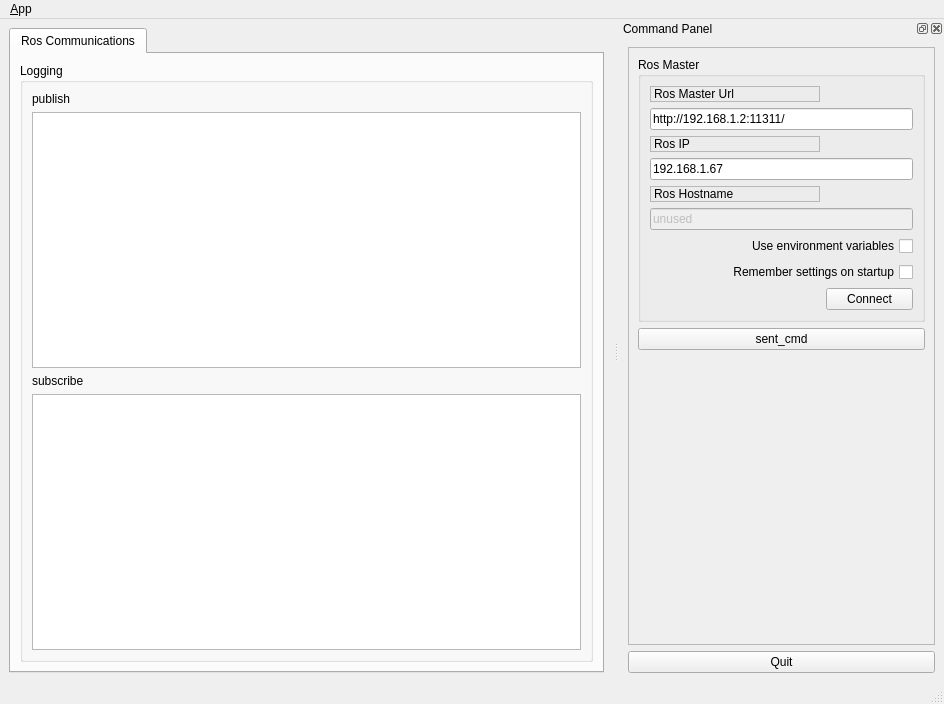
<?xml version="1.0" encoding="UTF-8"?>
<ui version="4.0">
 <class>MainWindowDesign</class>
 <widget class="QMainWindow" name="MainWindowDesign">
  <property name="geometry">
   <rect>
    <x>0</x>
    <y>0</y>
    <width>944</width>
    <height>704</height>
   </rect>
  </property>
  <property name="windowTitle">
   <string>QRosApp</string>
  </property>
  <property name="windowIcon">
   <iconset resource="../../msg/resources/images.qrc">
    <normaloff>:/images/icon.png</normaloff>:/images/icon.png</iconset>
  </property>
  <property name="locale">
   <locale language="English" country="Australia"/>
  </property>
  <widget class="QWidget" name="centralwidget">
   <layout class="QHBoxLayout">
    <item>
     <widget class="QTabWidget" name="tab_manager">
      <property name="minimumSize">
       <size>
        <width>100</width>
        <height>0</height>
       </size>
      </property>
      <property name="locale">
       <locale language="English" country="Australia"/>
      </property>
      <property name="currentIndex">
       <number>0</number>
      </property>
      <widget class="QWidget" name="tab_status">
       <attribute name="title">
        <string>Ros Communications</string>
       </attribute>
       <layout class="QVBoxLayout" name="verticalLayout_2">
        <item>
         <widget class="QGroupBox" name="groupBox_12">
          <property name="sizePolicy">
           <sizepolicy hsizetype="MinimumExpanding" vsizetype="Preferred">
            <horstretch>0</horstretch>
            <verstretch>0</verstretch>
           </sizepolicy>
          </property>
          <property name="title">
           <string>Logging</string>
          </property>
          <layout class="QGridLayout" name="gridLayout_3">
           <item row="2" column="0">
            <widget class="QLabel" name="label_5">
             <property name="text">
              <string>subscribe</string>
             </property>
            </widget>
           </item>
           <item row="1" column="0">
            <widget class="QListView" name="view_logging"/>
           </item>
           <item row="0" column="0">
            <widget class="QLabel" name="label_4">
             <property name="text">
              <string>publish</string>
             </property>
            </widget>
           </item>
           <item row="3" column="0">
            <widget class="QListView" name="view_logging_sub"/>
           </item>
          </layout>
         </widget>
        </item>
       </layout>
      </widget>
     </widget>
    </item>
   </layout>
  </widget>
  <widget class="QMenuBar" name="menubar">
   <property name="geometry">
    <rect>
     <x>0</x>
     <y>0</y>
     <width>944</width>
     <height>19</height>
    </rect>
   </property>
   <widget class="QMenu" name="menu_File">
    <property name="title">
     <string>&amp;App</string>
    </property>
    <addaction name="action_Preferences"/>
    <addaction name="separator"/>
    <addaction name="actionAbout"/>
    <addaction name="actionAbout_Qt"/>
    <addaction name="separator"/>
    <addaction name="action_Quit"/>
   </widget>
   <addaction name="menu_File"/>
  </widget>
  <widget class="QStatusBar" name="statusbar"/>
  <widget class="QDockWidget" name="dock_status">
   <property name="sizePolicy">
    <sizepolicy hsizetype="Minimum" vsizetype="Preferred">
     <horstretch>0</horstretch>
     <verstretch>0</verstretch>
    </sizepolicy>
   </property>
   <property name="minimumSize">
    <size>
     <width>325</width>
     <height>384</height>
    </size>
   </property>
   <property name="allowedAreas">
    <set>Qt::RightDockWidgetArea</set>
   </property>
   <property name="windowTitle">
    <string>Command Panel</string>
   </property>
   <attribute name="dockWidgetArea">
    <number>2</number>
   </attribute>
   <widget class="QWidget" name="dockWidgetContents_2">
    <layout class="QVBoxLayout" name="verticalLayout">
     <item>
      <widget class="QFrame" name="frame">
       <property name="sizePolicy">
        <sizepolicy hsizetype="Minimum" vsizetype="Preferred">
         <horstretch>0</horstretch>
         <verstretch>0</verstretch>
        </sizepolicy>
       </property>
       <property name="frameShape">
        <enum>QFrame::StyledPanel</enum>
       </property>
       <property name="frameShadow">
        <enum>QFrame::Raised</enum>
       </property>
       <layout class="QVBoxLayout" name="verticalLayout_3">
        <item>
         <widget class="QGroupBox" name="groupBox">
          <property name="title">
           <string>Ros Master</string>
          </property>
          <layout class="QGridLayout" name="gridLayout">
           <item row="0" column="0">
            <widget class="QLabel" name="label">
             <property name="frameShape">
              <enum>QFrame::StyledPanel</enum>
             </property>
             <property name="frameShadow">
              <enum>QFrame::Raised</enum>
             </property>
             <property name="text">
              <string>Ros Master Url</string>
             </property>
            </widget>
           </item>
           <item row="1" column="0" colspan="2">
            <widget class="QLineEdit" name="line_edit_master">
             <property name="text">
              <string>http://192.168.1.2:11311/</string>
             </property>
            </widget>
           </item>
           <item row="2" column="0">
            <widget class="QLabel" name="label_2">
             <property name="frameShape">
              <enum>QFrame::StyledPanel</enum>
             </property>
             <property name="frameShadow">
              <enum>QFrame::Raised</enum>
             </property>
             <property name="text">
              <string>Ros IP</string>
             </property>
            </widget>
           </item>
           <item row="3" column="0" colspan="2">
            <widget class="QLineEdit" name="line_edit_host">
             <property name="text">
              <string>192.168.1.67</string>
             </property>
            </widget>
           </item>
           <item row="4" column="0">
            <widget class="QLabel" name="label_3">
             <property name="frameShape">
              <enum>QFrame::StyledPanel</enum>
             </property>
             <property name="frameShadow">
              <enum>QFrame::Raised</enum>
             </property>
             <property name="text">
              <string>Ros Hostname</string>
             </property>
            </widget>
           </item>
           <item row="5" column="0" colspan="2">
            <widget class="QLineEdit" name="line_edit_topic">
             <property name="enabled">
              <bool>false</bool>
             </property>
             <property name="text">
              <string>unused</string>
             </property>
            </widget>
           </item>
           <item row="6" column="0" colspan="2">
            <widget class="QCheckBox" name="checkbox_use_environment">
             <property name="layoutDirection">
              <enum>Qt::RightToLeft</enum>
             </property>
             <property name="text">
              <string>Use environment variables</string>
             </property>
            </widget>
           </item>
           <item row="7" column="0" colspan="2">
            <widget class="QCheckBox" name="checkbox_remember_settings">
             <property name="layoutDirection">
              <enum>Qt::RightToLeft</enum>
             </property>
             <property name="text">
              <string>Remember settings on startup</string>
             </property>
            </widget>
           </item>
           <item row="8" column="0">
            <spacer name="horizontalSpacer">
             <property name="orientation">
              <enum>Qt::Horizontal</enum>
             </property>
             <property name="sizeHint" stdset="0">
              <size>
               <width>170</width>
               <height>21</height>
              </size>
             </property>
            </spacer>
           </item>
           <item row="8" column="1">
            <widget class="QPushButton" name="button_connect">
             <property name="enabled">
              <bool>true</bool>
             </property>
             <property name="sizePolicy">
              <sizepolicy hsizetype="MinimumExpanding" vsizetype="Fixed">
               <horstretch>0</horstretch>
               <verstretch>0</verstretch>
              </sizepolicy>
             </property>
             <property name="toolTip">
              <string>Set the target to the current joint trajectory state.</string>
             </property>
             <property name="statusTip">
              <string>Clear all waypoints and set the target to the current joint trajectory state.</string>
             </property>
             <property name="text">
              <string>Connect</string>
             </property>
            </widget>
           </item>
          </layout>
         </widget>
        </item>
        <item>
         <widget class="QPushButton" name="sent_cmd">
          <property name="text">
           <string>sent_cmd</string>
          </property>
         </widget>
        </item>
        <item>
         <spacer name="verticalSpacer_3">
          <property name="orientation">
           <enum>Qt::Vertical</enum>
          </property>
          <property name="sizeHint" stdset="0">
           <size>
            <width>20</width>
            <height>233</height>
           </size>
          </property>
         </spacer>
        </item>
       </layout>
      </widget>
     </item>
     <item>
      <widget class="QPushButton" name="quit_button">
       <property name="sizePolicy">
        <sizepolicy hsizetype="MinimumExpanding" vsizetype="Fixed">
         <horstretch>0</horstretch>
         <verstretch>0</verstretch>
        </sizepolicy>
       </property>
       <property name="text">
        <string>Quit</string>
       </property>
      </widget>
     </item>
    </layout>
   </widget>
  </widget>
  <action name="action_Quit">
   <property name="text">
    <string>&amp;Quit</string>
   </property>
   <property name="shortcut">
    <string>Ctrl+Q</string>
   </property>
   <property name="shortcutContext">
    <enum>Qt::ApplicationShortcut</enum>
   </property>
  </action>
  <action name="action_Preferences">
   <property name="text">
    <string>&amp;Preferences</string>
   </property>
  </action>
  <action name="actionAbout">
   <property name="text">
    <string>&amp;About</string>
   </property>
  </action>
  <action name="actionAbout_Qt">
   <property name="text">
    <string>About &amp;Qt</string>
   </property>
  </action>
 </widget>
 <resources>
  <include location="../../msg/resources/images.qrc"/>
 </resources>
 <connections>
  <connection>
   <sender>action_Quit</sender>
   <signal>triggered()</signal>
   <receiver>MainWindowDesign</receiver>
   <slot>close()</slot>
   <hints>
    <hint type="sourcelabel">
     <x>-1</x>
     <y>-1</y>
    </hint>
    <hint type="destinationlabel">
     <x>399</x>
     <y>299</y>
    </hint>
   </hints>
  </connection>
  <connection>
   <sender>quit_button</sender>
   <signal>clicked()</signal>
   <receiver>MainWindowDesign</receiver>
   <slot>close()</slot>
   <hints>
    <hint type="sourcelabel">
     <x>859</x>
     <y>552</y>
    </hint>
    <hint type="destinationlabel">
     <x>469</x>
     <y>299</y>
    </hint>
   </hints>
  </connection>
 </connections>
</ui>
